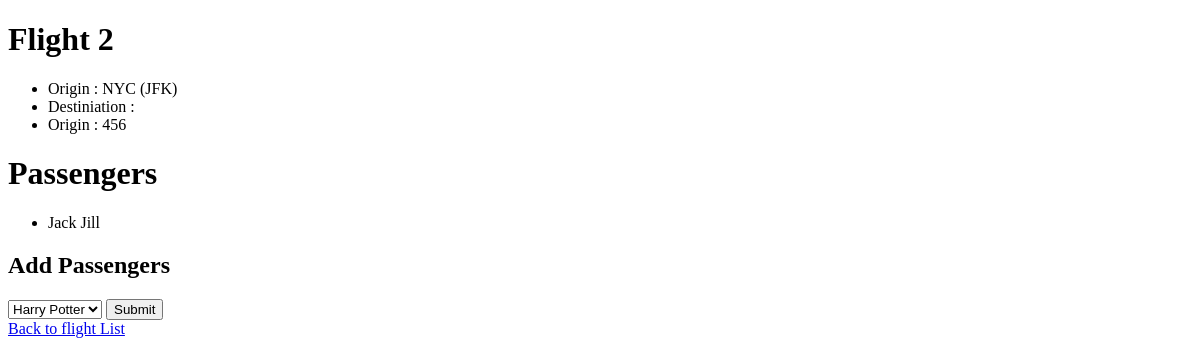
Page /flights/2 on the earlier database version.
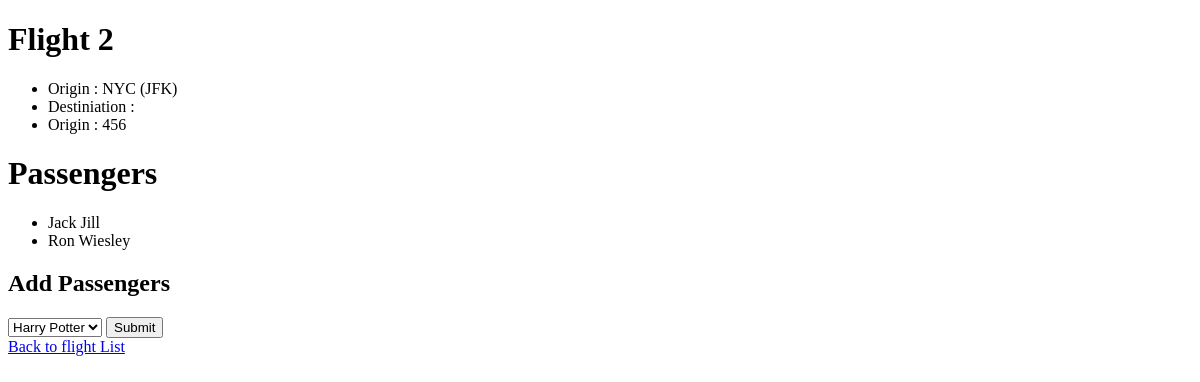
Same page on the later database version.
### flights/models.py (models this page shows, shortened)
class Flight(models.Model):
    origin = models.ForeignKey(Airport, on_delete=models.CASCADE, related_name="departures")
    destination=models.ForeignKey(Airport, on_delete=models.CASCADE, related_name="arrivals")
    duration= models.IntegerField()

class Airport(models.Model):
    code=models.CharField(max_length=64)
    city=models.CharField(max_length=64)
    def __str__(self):
        return f"{self.city} ({self.code})"

class Passenger(models.Model):
    first=models.CharField(max_length=64)
    last=models.CharField(max_length=64)
    flights=models.ManyToManyField(Flight, blank=True, related_name="passenger")
    def __str__(self):
        return f"{self.first} {self.last}"

### flights/views.py (the view)
# urls.py: path("<int:flight_id>", views.flight, name="flight"),
def flight(request, flight_id):                  #Pk:Primary_key
    flight= Flight.objects.get(pk = flight_id)
    return render(request,"flights/flight.html", {
        "flight": flight,
        "passengers":flight.passenger.all(),
        "non_passengers": Passenger.objects.exclude(flights=flight).all()
    })

### flights/templates/flights/flight.html (shortened to what this page needs)
{% extends "flights/layout.html" %}
{% block body %}
    <h1>Flight {{ flight.id }}</h1>
    <ul>
        <li>Origin : {{ flight.origin }}</li>
        <li>Destiniation : {{ flight.destiniation }}</li>
        <li>Origin : {{ flight.duration }}</li>
    </ul>
    <h1>Passengers</h1>
    <ul>
        {% for passenger in passengers %}
            <li>{{ passenger }}</li>
        {% empty %}
            <li> No Passengers </li>
        {% endfor %}
    </ul>
    <h2>Add Passengers</h2>
    <form action="{% url 'book' flight.id %}" method="post">
        <select name="passenger">
            {% for passenger in non_passengers %}
                <option value="{{ passenger.id }}">{{ passenger }}</option>
            {% endfor %}
        </select>
        <input type="submit">
    </form>
    <a href="{% url 'index' %}">Back to flight List</a>
{% endblock %}

### flights/templates/flights/layout.html (shortened to what this page needs)
<!DOCTYPE html>
<html lang="en">
<head>
</head>
<body>
    {% block body %}
    {% endblock %}
</body>
</html>

Differences in the rows shown:
added Passenger: first+last "Ron Wiesley"
